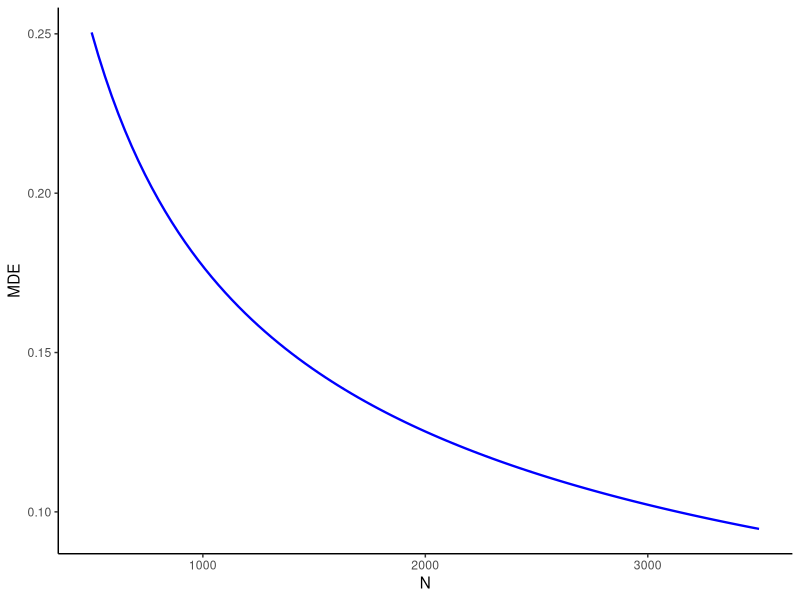
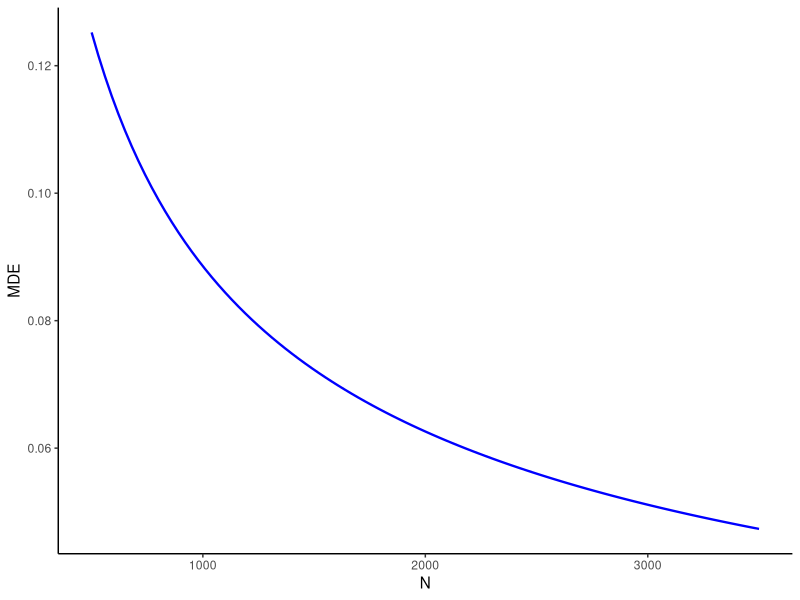

Reproduce these figures in R, in order.
# ============================================================
# Guia MDE/Poder — FGV CLEAR
# Secao 2: Calculo de Poder — Formula Analitica
# ============================================================

rm(list=ls())
library(tidyverse)

t.kappa = 0.84
t.alpha = 1.96
P = 0.5

MDE = function(N){(t.kappa+t.alpha)*((1/(P*(1-P)))^0.5)*((1/N)^0.5)}

MDE(1000)

ggplot() + xlim(500, 3500) +
  geom_function(fun = MDE, colour = "blue", linewidth = 0.8) +
  labs(y = "MDE", x = "N") +
  theme_classic()

# MDE com Y binario
sigma.max = 1/4
MDE.max = function(N){(t.kappa+t.alpha)*((1/(P*(1-P)))^0.5)*((sigma.max/N)^0.5)}

ggplot() + xlim(500, 3500) +
  geom_function(fun = MDE.max, colour = "blue", linewidth = 0.8) +
  labs(y = "MDE", x = "N") +
  theme_classic()
